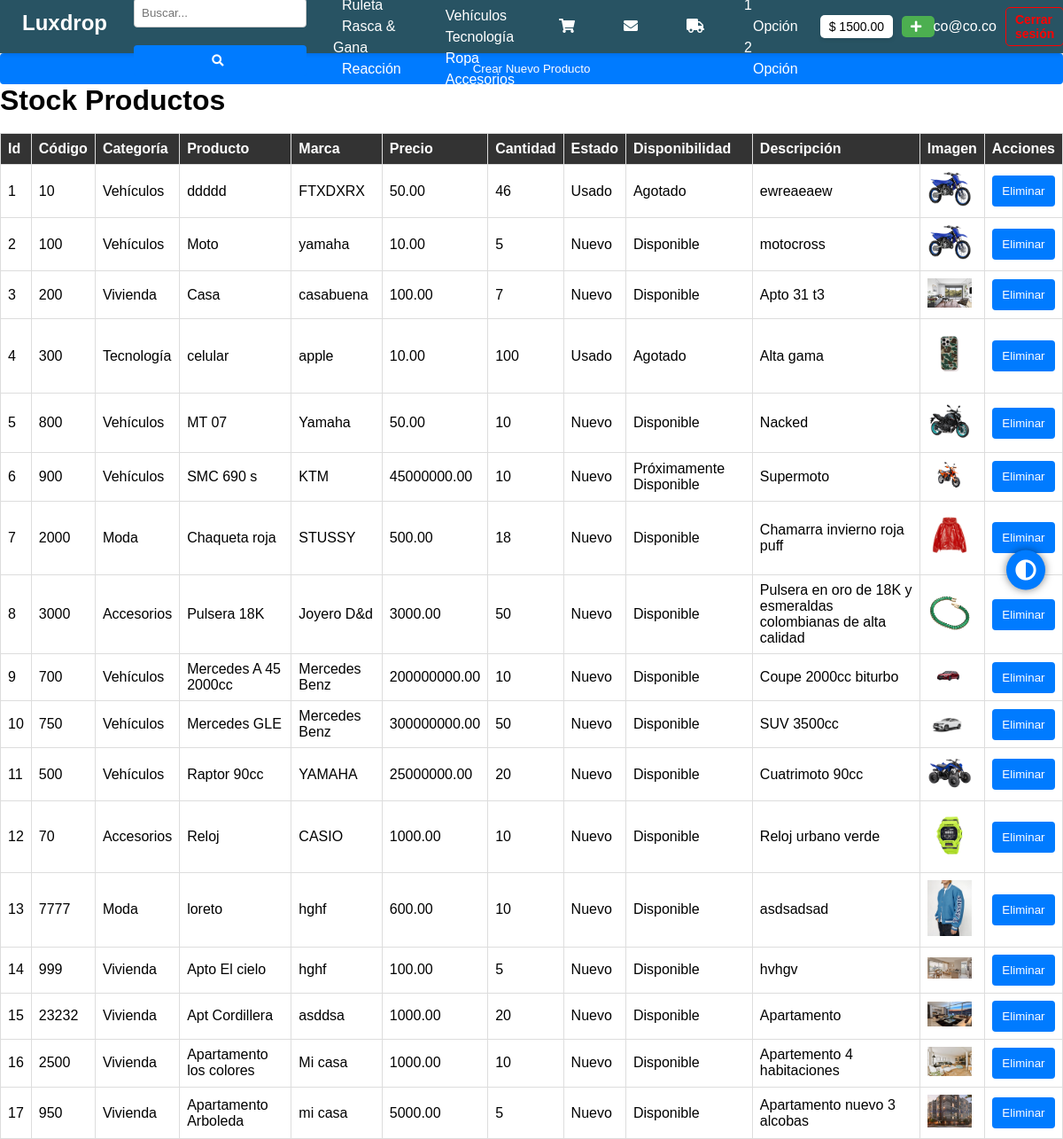
Before: /products/ (signed in) with the older database file.
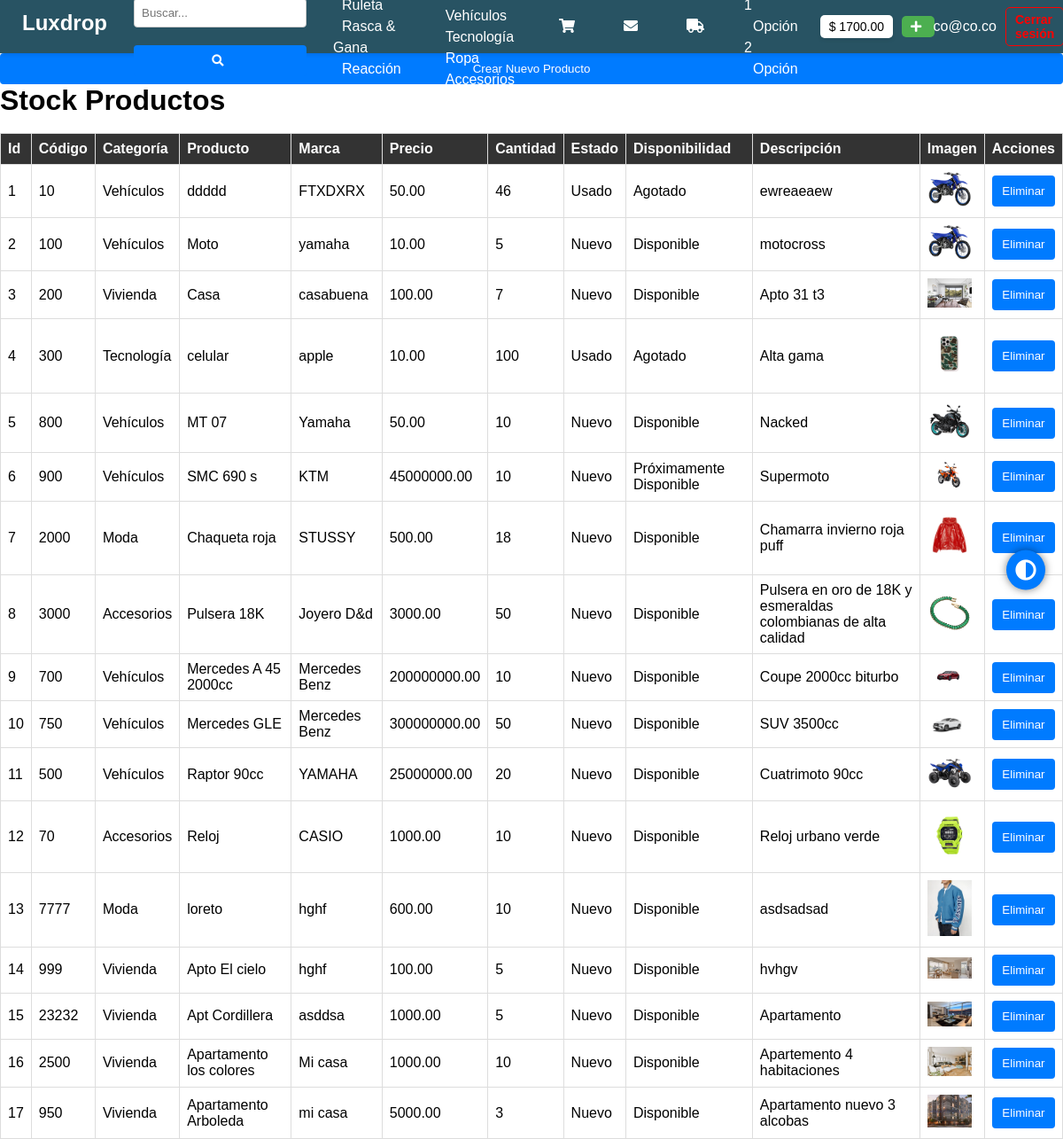
After: the same page with the newer database file.
### Lucky/models.py (models this page shows, shortened)
class CustomUser(AbstractBaseUser, PermissionsMixin):
    ROLE_CHOICES = [
        ('superuser', 'Superuser'),
        ('admin', 'Admin'),
        ('manager', 'Manager'),
        ('customer', 'Customer'),
    ]
    email = models.EmailField(unique=True)
    date_joined = models.DateTimeField(default=timezone.now)
    last_login = models.DateTimeField(_('last login'), blank=True, null=True)
    first_name = models.CharField(max_length=50, blank=True)
    last_name = models.CharField(max_length=50, blank=True)
    is_active = models.BooleanField(default=True)
    is_staff = models.BooleanField(default=False)
    user_number = models.IntegerField(blank=True, null=True)
    is_verified = models.BooleanField(default=False, blank=True)
    groups = models.ManyToManyField(Group, related_name='customuser_set', blank=True)
    user_permissions = models.ManyToManyField(Permission, related_name='customuser_set', blank=True)
    role = models.CharField(max_length=50, choices=ROLE_CHOICES, default='customer')
    objects = CustomUserManager()
    USERNAME_FIELD = 'email'
    REQUIRED_FIELDS = []
    class Meta:
        db_table = 'Auth'
        verbose_name = _('user')
        verbose_name_plural = _('users')

class Wallet(models.Model):
    user = models.OneToOneField(CustomUser, on_delete=models.CASCADE, related_name='wallet')
    currency = models.CharField(max_length=3, default='USD')
    last_update_date = models.DateTimeField(auto_now=True)
    amount = models.DecimalField(max_digits=10, decimal_places=2, default=0)
    class Meta:
        db_table = 'Wallet'

class Product(models.Model):
    DISPONIBILITY_CHOICES = [
        ('available', 'Disponible'),
        ('out_of_stock', 'Agotado'),
        ('coming_soon', 'Próximamente Disponible'),
        ('reserved', 'Reservado'),
        ('discontinued', 'Descontinuado'),
        ('in_transit', 'En Tránsito'),
        ('pending', 'Pendiente'),
        ('returned', 'Devuelto'),
        ('under_repair', 'En Reparación'),
        ('not_for_sale', 'No Disponible para Venta'),
        ('being_retired', 'En Proceso de Retiro'),
        ('in_negotiation', 'En Negociación'),
        ('sold_out', 'Agotado'),
        ('available_now', 'Disponible Ahora'),
        ('temporarily_unavailable', 'Temporalmente No Disponible'),
        ('pre_order', 'Preorden'),
        ('backorder', 'Pedido Pendiente'),
        ('special_order', 'Pedido Especial'),
        ('limited_stock', 'Stock Limitado'),
        ('awaiting_restock', 'Esperando Reabastecimiento'),
        ('to_be_demolished', 'Para Ser Demolido'),
    ]
    STATE_CHOICES = [
        ('NEW', 'Nuevo'),
        ('USED', 'Usado'),
        ('REFURBISHED', 'Reacondicionado'),
        ('DAMAGED', 'Dañado'),
        ('OPEN_BOX', 'Caja Abierta'),
        ('FOR_PARTS', 'Para Piezas'),
        ('for_sale', 'En Venta'),
        ('for_rent', 'En Renta'),
        ('sale_in_progress', 'En Proceso de Venta'),
        ('rented', 'Rentada'),
        ('under_contract', 'Bajo Contrato'),
        ('available_soon', 'Disponible Pronto'),
        ('under_renovation', 'En Renovación'),
        ('under_maintenance', 'En Mantenimiento'),
        ('under_construction', 'En Construcción'),
        ('new_listing', 'Nuevo Listado'),
        ('off_market', 'Fuera del Mercado'),
        ('foreclosed', 'Embargada'),
        ('auction', 'Subasta'),
        ('pending_inspection', 'Pendiente de Inspección'),
        ('contingent', 'Contingente'),
        ('move_in_ready', 'Listo para Mudanza'),
        ('fixer_upper', 'Para Renovar'),
        ('historical', 'Histórico'),
        ('luxury', 'Lujo'),
        ('eco_friendly', 'Ecológico'),
    ]
    CATEGORY_CHOICES = [
        ('housing', 'Vivienda'),
        ('vehicles', 'Vehículos'),
        ('technology', 'Tecnología'),
        ('fashion', 'Moda'),
        ('accessories', 'Accesorios'),
    ]
    code = models.CharField(max_length=100, unique=True)
    name = models.CharField(max_length=100)
    description = models.TextField()
    price = models.DecimalField(max_digits=13, decimal_places=2)
    stock = models.IntegerField()
    categories = models.CharField(max_length=20, choices=CATEGORY_CHOICES, blank=True, null=True, default='technology')
    brand = models.CharField(max_length=100)
    disponibility = models.CharField(max_length=50, choices=DISPONIBILITY_CHOICES, blank=True, null=True, default='coming_soon')
    state = models.CharField(max_length=20, choices=STATE_CHOICES, blank=True, null=True, default='NEW')
    image = models.ImageField(upload_to="images/", null=True, blank=True)
    class Meta:
        db_table = 'Products'
        verbose_name = _('product')
        verbose_name_plural = _('products')

### Lucky/views.py (the view)
# urls.py: path('products/', views.products, name='products'),
@login_required
def products(request):
    if request.method == 'POST':
        form = ProductForm(request.POST, request.FILES)
        if form.is_valid():
            form.save()
            messages.success(request, 'Producto creado exitosamente.')
            return redirect('products')
        else:
            messages.error(request, 'Error al crear el producto. Por favor revise los datos ingresados.')
    else:
        form = ProductForm()
    products = Product.objects.all()
    return render(request, 'products.html', {'form': form, 'products': products})

### Lucky/forms.py
class ProductForm(forms.ModelForm):
    class Meta:
        model = Product
        fields = ['id', 'code', 'name', 'description', 'price', 'stock', 'categories', 'brand', 'state', 'disponibility', 'image']
        widgets = {
            'categories': forms.Select(choices=Product.CATEGORY_CHOICES),
            'state': forms.Select(choices=Product.STATE_CHOICES),
            'disponibility': forms.Select(choices=Product.DISPONIBILITY_CHOICES),
        }

### templates/products.html (shortened to what this page needs)
{% load static %}
<!DOCTYPE html>
<html lang="en">
<head>
    <link rel="stylesheet" href="https://cdnjs.cloudflare.com/ajax/libs/font-awesome/5.15.4/css/all.min.css">
    <link rel="stylesheet" href="{% static '../static/css/style.css' %}">
</head>
<body>
           {% include 'header.html' %}
        <div class="container">
            <button id="toggleFormBtn">Crear Nuevo Producto</button>
        </div>
            <main class="user-data-table">
                <h1>Stock Productos</h1>
                <table class="deliveries-table">
                    <thead>
                        <tr>
                            <th>Id</th>
                            <th>Código</th>
                            <th>Categoría</th>
                            <th>Producto</th>
                            <th>Marca</th>
                            <th>Precio</th>
                            <th>Cantidad</th>
                            <th>Estado</th>
                            <th>Disponibilidad</th>
                            <th>Descripción</th>
                            <th>Imagen</th>
                            <th>Acciones</th>
                        </tr>
                    </thead>
                    <br>
                    <tbody>
                        {% for product in products %}
                        <tr>
                            <td>{{ product.id }}</td>
                            <td>{{ product.code }}</td>
                            <td>{{ product.get_categories_display }}</td>
                            <td>{{ product.name }}</td>
                            <td>{{ product.brand }}</td>
                            <td>{{ product.price }}</td>
                            <td>{{ product.stock }}</td>
                            <td>{{ product.get_state_display }}</td>
                            <td>{{ product.get_disponibility_display }}</td>
                            <td>{{ product.description }}</td>
                            <td><img src="{{ product.image.url }}" alt="{{ product.name }}" style="width: 50px; height: auto;"></td>
                            <td>
                                <form method="post" id="delete_form_{{ product.id }}" action="{% url 'delete_product' product.id %}">
                                    <button type="button" class="btn btn-danger btn-sm delete-btn" data-product-id="{{ product.id }}">Eliminar</button>
                                </form>
                            </td>
                        </tr>
                        {% empty %}
                        <tr>
                            <td colspan="10">No hay productos disponibles.</td>
                        </tr>
                        {% endfor %}
                    </tbody>
                </table>
            </main>
    <div class="floating-button" id="theme-toggle">
        <i class="fas fa-adjust"></i>
    </div>
    {% include 'modal_lugares.html' %}
</body>
</html>

### templates/header.html (shortened to what this page needs)
{% load static %}
<!DOCTYPE html>
<html lang="en">
<head>
    <link rel="stylesheet" href="https://cdnjs.cloudflare.com/ajax/libs/font-awesome/5.15.4/css/all.min.css">
    <link rel="stylesheet" href="{% static 'css/header.css' %}">
</head>
<body>
    <header>
        <nav>
            <li class="title"><a href="{% url 'home' %}">Luxdrop</a></li>
            <ul id="navMenu">
                <li class="dropdown search-dropdown">
                    <div class="dropdown-content search-bar">
                        <input type="text" placeholder="Buscar..." id="searchInput">
                        <button type="submit"><i class="fas fa-search"></i></button>
                    </div>
                </li>
                <li class="dropdown">
                    <div class="dropdown-content">
                        <a href="{% url 'drop' %}">Ruleta</a>
                        <a href="#">Rasca & Gana</a>
                        <a href="#">Reacción</a>
                    </div>
                </li>
                <li class="dropdown">
                    <div class="dropdown-content">
                        <a href="#">Vivienda</a>
                        <a href="#">Vehículos</a>
                        <a href="#">Tecnología</a>
                        <a href="#">Ropa</a>
                        <a href="#">Accesorios</a>
                    </div>
                </li>
                <li><a href="{% url 'cart' %}"><i class="fas fa-shopping-cart"></i></a></li>
                <li><a href="#"><i class="fas fa-envelope"></i></a></li>
                <li><a id="delivery-icon" href="{% url 'delivery' %}"><i class="fas fa-truck"></i></a></li>
                <li class="dropdown">
                    <div class="dropdown-content">
                        <a href="#">Opción 1</a>
                        <a href="#">Opción 2</a>
                        <a href="#">Opción 3</a>
                    </div>
                </li>
            </ul>
            <div class="user-actions">
                <div class="saldo-box">
                    <p>$ {{ user.wallet.amount }}</p>
                </div>
                <button id="openModalButton" data-url="{% url 'transfer' %}"><i class="fas fa-plus"></i></button>
            </div>
            <div class="user-actions">
                <p class="username">{{ user.email }}</p>
                <a href="{% url 'index' %}" class="logout-button">Cerrar sesión</a>
            </div>
        </nav>
    </header>
</body>
</html>

### templates/modal_lugares.html (shortened to what this page needs)
{% load static %}
<body>
</body>

### static/css/style.css (style rules this page uses)
* { margin: 0; padding: 0; box-sizing: border-box; }
body { font-family: Arial, sans-serif; padding-top: 60px; background-color: transparent; }
body:not(.dark_theme) { background-color: transparent; }
.saldo-box { background-color: white; padding: 10px; border-radius: 5px; box-shadow: 0 2px 4px rgba(0, 0, 0, 0.1); flex-shrink: 0; }
.saldo-box p { margin: 0; }
.container { display: flex; justify-content: space-around; max-width: 1200px; margin: 0 auto; }
* { margin: 0; padding: 20px; box-sizing: border-box; }
.floating-button { position: fixed; top: 50%; right: 20px; transform: translateY(-50%); background-color: #007bff; color: #fff; padding: 10px; border-radius: 50%; cursor: pointer; z-index: 3000; box-shadow: 0px 0px 10px rgba(0, 0, 0, 0.5); }
.floating-button i { font-size: 24px; }
button { width: 100%; padding: 10px; background-color: #007bff; color: white; border: none; border-radius: 4px; cursor: pointer; }
.deliveries-table { width: 100%; margin: 0; border-collapse: collapse; }
.deliveries-table th, .deliveries-table td { border: 1px solid #ddd; padding: 8px; text-align: left; }
.deliveries-table th { background-color: #333; color: white; }
body { font-family: Arial, sans-serif; }
form { display: flex; flex-direction: column; }
input[type="text"], input[type="date"], input[type="number"], select { padding: 8px; margin-bottom: 20px; border: 1px solid #ccc; border-radius: 4px; }
ul { list-style-type: disc; margin-left: 20px; padding-left: 20px; }
li { margin-bottom: 8px; line-height: 1.5; padding-left: 10px; }

### static/css/header.css (style rules this page uses)
header { background-color: #285363; color: #fff; position: fixed; top: 0; left: 0; z-index: 1000; width: 100%; height: 60px; display: flex; justify-content: space-between; align-items: center; box-shadow: 0 2px 4px rgba(0, 0, 0, 0.1); padding: 0 10px; }
nav { display: flex; justify-content: space-between; align-items: center; width: 100%; }
nav ul { list-style: none; display: flex; align-items: center; margin: 0; padding: 0; }
nav ul li { margin: 0 15px; padding: 0; position: relative; }
nav ul li a { color: #fff; text-decoration: none; font-size: 16px; padding: 10px; }
nav ul li i { margin-right: 5px; }
.title { font-size: 24px; font-weight: bold; color: #fff; margin-right: auto; padding: 15px; list-style-type: none; }
.title a { color: #fff; text-decoration: none; }
.saldo-box { background-color: #fff; color: #000; padding: 5px 10px; border-radius: 5px; margin-right: 10px; font-size: 14px; }
#openModalButton { background-color: #4CAF50; color: white; border: none; padding: 5px 10px; cursor: pointer; border-radius: 5px; font-size: 14px; display: flex; align-items: center; justify-content: center; }
#openModalButton i { margin-right: 5px; font-size: 14px; }
.user-actions { display: flex; align-items: center; margin-left: 10px; }
.user-actions .username { color: #fff; margin-right: 10px; font-size: 16px; }
.user-actions a.logout-button { color: red; font-weight: bold; text-decoration: none; font-size: 14px; padding: 5px 10px; border: 1px solid red; border-radius: 5px; transition: background-color 0.3s, border-color 0.3s; }

Changed rows visible on the page:
changed CustomUser "co@co.co": wallet.amount "1500.00" → "1700.00"
changed Product "Apt Cordillera": stock "20" → "5"
changed Product "Apartamento Arboleda": stock "5" → "3"
